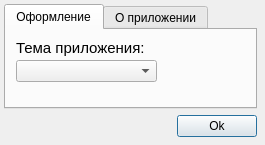
<?xml version="1.0" encoding="UTF-8"?>
<ui version="4.0">
 <class>SettingsDialog</class>
 <widget class="QDialog" name="SettingsDialog">
  <property name="windowModality">
   <enum>Qt::ApplicationModal</enum>
  </property>
  <property name="geometry">
   <rect>
    <x>0</x>
    <y>0</y>
    <width>265</width>
    <height>145</height>
   </rect>
  </property>
  <property name="windowTitle">
   <string>Dialog</string>
  </property>
  <property name="layoutDirection">
   <enum>Qt::LeftToRight</enum>
  </property>
  <widget class="QWidget" name="">
   <property name="geometry">
    <rect>
     <x>0</x>
     <y>0</y>
     <width>261</width>
     <height>141</height>
    </rect>
   </property>
   <layout class="QVBoxLayout" name="verticalLayout_2">
    <property name="leftMargin">
     <number>4</number>
    </property>
    <property name="topMargin">
     <number>4</number>
    </property>
    <property name="rightMargin">
     <number>4</number>
    </property>
    <property name="bottomMargin">
     <number>4</number>
    </property>
    <item>
     <widget class="QTabWidget" name="tabWidget">
      <property name="currentIndex">
       <number>0</number>
      </property>
      <widget class="QWidget" name="tab">
       <attribute name="title">
        <string>Оформление</string>
       </attribute>
       <widget class="QLabel" name="label_3">
        <property name="geometry">
         <rect>
          <x>10</x>
          <y>10</y>
          <width>141</width>
          <height>16</height>
         </rect>
        </property>
        <property name="font">
         <font>
          <pointsize>11</pointsize>
         </font>
        </property>
        <property name="text">
         <string>Тема приложения:</string>
        </property>
       </widget>
       <widget class="QComboBox" name="themeComboBox">
        <property name="geometry">
         <rect>
          <x>10</x>
          <y>30</y>
          <width>141</width>
          <height>22</height>
         </rect>
        </property>
       </widget>
      </widget>
      <widget class="QWidget" name="tab_2">
       <attribute name="title">
        <string>О приложении</string>
       </attribute>
       <widget class="QWidget" name="">
        <property name="geometry">
         <rect>
          <x>10</x>
          <y>10</y>
          <width>129</width>
          <height>58</height>
         </rect>
        </property>
        <layout class="QVBoxLayout" name="verticalLayout">
         <item>
          <widget class="QLabel" name="label_2">
           <property name="font">
            <font>
             <pointsize>11</pointsize>
             <weight>75</weight>
             <bold>true</bold>
            </font>
           </property>
           <property name="text">
            <string>MiniMusicPlayer</string>
           </property>
          </widget>
         </item>
         <item>
          <widget class="QLabel" name="label">
           <property name="text">
            <string>v0.1</string>
           </property>
          </widget>
         </item>
         <item>
          <widget class="QLabel" name="label_4">
           <property name="text">
            <string>Жабров А. О. 1БСТ22019</string>
           </property>
          </widget>
         </item>
        </layout>
       </widget>
      </widget>
     </widget>
    </item>
    <item>
     <layout class="QHBoxLayout" name="horizontalLayout">
      <item>
       <spacer name="horizontalSpacer">
        <property name="orientation">
         <enum>Qt::Horizontal</enum>
        </property>
        <property name="sizeHint" stdset="0">
         <size>
          <width>40</width>
          <height>20</height>
         </size>
        </property>
       </spacer>
      </item>
      <item>
       <widget class="QPushButton" name="pushButton_3">
        <property name="text">
         <string>Ok</string>
        </property>
       </widget>
      </item>
     </layout>
    </item>
   </layout>
  </widget>
 </widget>
 <resources/>
 <connections/>
</ui>
